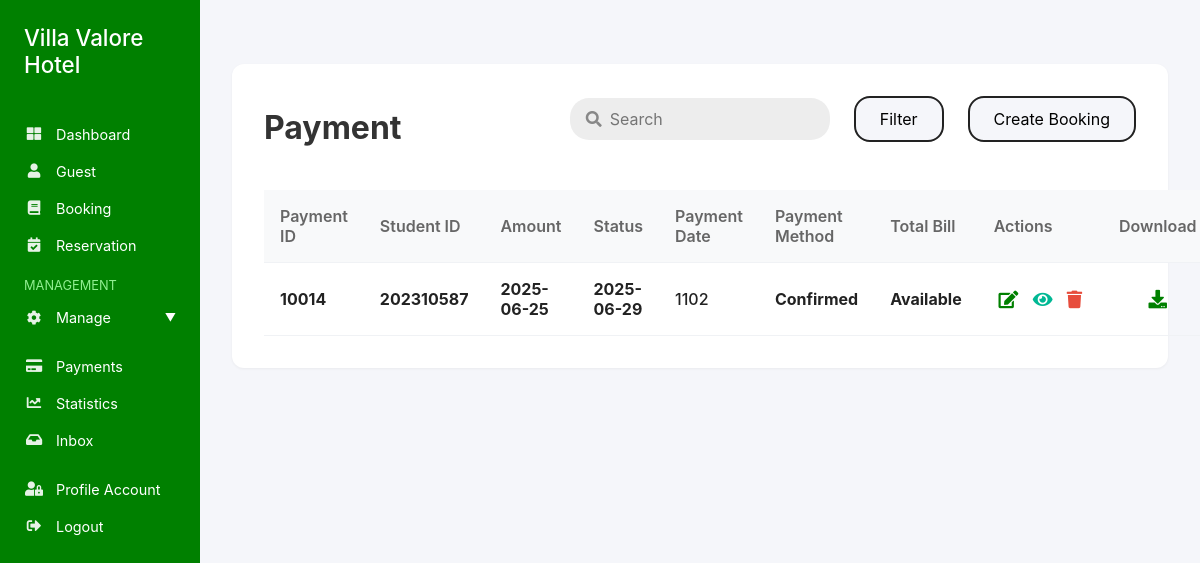
Screenshot of /admin/payment.php with the database file from the repository.
### tables this page shows
CREATE TABLE `booking` (
  `BookingID` int(11) NOT NULL,
  `StudentID` int(11) NOT NULL,
  `RoomNumber` int(11) NOT NULL,
  `RoomType` enum('Standard','Deluxe','Suite','') NOT NULL,
  `BookingStatus` enum('Pending','Confirmed','Cancelled','Completed') NOT NULL,
  `RoomStatus` enum('Available','Booked','Reserved','Maintenance','Cleaning') NOT NULL,
  `Notes` text NOT NULL,
  `CheckInDate` date NOT NULL,
  `CheckOutDate` date NOT NULL,
  `BookingDate` date NOT NULL,
  `Price` decimal(10,0) NOT NULL
);

### admin/payment.php (the view, shortened to what this page needs)
<?php
include 'connections.php';
$where = [];
$params = [];
if (count($where) > 0) {
  $sql = "SELECT * FROM booking WHERE " . implode(' AND ', $where) . " ORDER BY BookingID DESC";
  $stmt = $conn->prepare($sql);
  if ($params) {
    $types = str_repeat('s', count($params));
    $stmt->bind_param($types, ...$params);
  }
  $stmt->execute();
  $resResult = $stmt->get_result();
} else {
  $resQuery = "SELECT * FROM booking ORDER BY BookingID DESC";
  $resResult = $conn->query($resQuery);
}
?>
<!DOCTYPE html>
<html lang="en">
<head>
  <link rel="stylesheet" href="https://cdnjs.cloudflare.com/ajax/libs/font-awesome/5.15.4/css/all.min.css">
</head>
<body>
  <div class="sidebar">
        <h4 class="sidebar-title">Villa Valore Hotel</h4>
        <div class="nav-section">
            <a class="nav-link" href="index.php"><i class="fas fa-th-large"></i>Dashboard</a>
            <a class="nav-link" href="student.php"><i class="fas fa-user"></i>Guest</a>
            <a class="nav-link" href="booking.php"><i class="fas fa-book"></i>Booking</a>
            <a class="nav-link" href="reservation.php"><i class="fas fa-calendar-check"></i>Reservation</a>
        </div>
        <div class="nav-section">
            <div class="management-label">MANAGEMENT</div>
            <div class="nav-link toggle-btn" onclick="toggleMenu('management')">
                <div><i class="fas fa-cog"></i>Manage</div>
            </div>
        </div>
        <div class="nav-section">
            <a class="nav-link" href="payment.php"><i class="fas fa-credit-card"></i>Payments</a>
            <a class="nav-link" href="statistics.php"><i class="fas fa-chart-line"></i>Statistics</a>
            <a class="nav-link" href="inbox.php"><i class="fas fa-inbox"></i>Inbox</a>
        </div>
        <div class="nav-section">
            <a class="nav-link" href="profile.php"><i class="fas fa-user-lock"></i>Profile Account</a>
            <a class="nav-link" href="logout.php"><i class="fas fa-sign-out-alt"></i>Logout</a>
        </div>
    </div>
  <div class="main-content">
  <div class="reservation-section">
    <div style="display: flex; align-items: center; justify-content: space-between; margin-bottom: 1.5rem;">
    <h1 style="margin-bottom: 0; border-bottom: 4px solid rgb(255, 255, 255); display: inline-block; padding-bottom: 0.2rem;">Payment</h1>
    <div class="search-filter-bar">
      <div class="search-wrapper">
      <i class="fas fa-search search-icon"></i>
      <input type="text" id="searchInput" class="search-input" placeholder="Search">
      </div>
      <div style="position: relative;">
      <button class="filter-btn" id="filterBtn">Filter</button>
      </div>
      <button class="create-btn" id="createBtn">Create Booking</button>
    </div>
    </div>
    <table class="reservation-table">
    <thead>
      <tr>
      <th>Payment ID</th>
      <th>Student ID</th>
      <th>Amount</th>
      <th>Status</th>
      <th>Payment Date</th>
      <th>Payment Method</th>
      <th>Total Bill</th>
      <th>Actions</th>
      <th>Download</th>
      </tr>
    </thead>
    <tbody>
    <?php if ($resResult && $resResult->num_rows > 0): ?>
      <?php while($row = $resResult->fetch_assoc()): ?>
      <tr data-id="<?php echo $row['BookingID']; ?>">
      <td><b><?php echo $row['BookingID']; ?></b></td>
      <td><b><?php echo $row['StudentID']; ?></b></td>
      <td><b><?php echo htmlspecialchars($row['CheckInDate']); ?></b></td>
      <td><b><?php echo htmlspecialchars($row['CheckOutDate']); ?></b></td>
      <td><?php echo $row['RoomNumber']; ?></td>
      <td><b><?php echo $row['BookingStatus']; ?></b></td>
      <td><b><?php echo $row['RoomStatus']; ?></b></td>
      <td>
        <div class="action-group">
        <button type="button" class="action-btn edit-btn"
  data-id="<?php echo $row['BookingID']; ?>"
  data-bookingdate="<?php echo htmlspecialchars($row['BookingDate']); ?>"
  data-studentid="<?php echo $row['StudentID']; ?>"
  data-checkin="<?php echo $row['CheckInDate']; ?>"
  data-checkout="<?php echo $row['CheckOutDate']; ?>"
  data-room="<?php echo $row['RoomNumber']; ?>"
  data-type="<?php echo $row['RoomType']; ?>"
  data-bookingstatus="<?php echo $row['BookingStatus']; ?>"
  data-roomstatus="<?php echo $row['RoomStatus']; ?>"
  data-notes="<?php echo htmlspecialchars($row['Notes']); ?>"
  data-price="<?php echo htmlspecialchars($row['Price']); ?>"
><i class="fas fa-edit"></i></button>
<button type="button" class="action-btn view-btn"
  data-id="<?php echo $row['BookingID']; ?>"
  data-studentid="<?php echo $row['StudentID']; ?>"
  data-bookingdate="<?php echo htmlspecialchars($row['BookingDate']); ?>"
  data-checkin="<?php echo $row['CheckInDate']; ?>"
  data-checkout="<?php echo $row['CheckOutDate']; ?>"
  data-room="<?php echo $row['RoomNumber']; ?>"
  data-type="<?php echo $row['RoomType']; ?>"
  data-bookingstatus="<?php echo $row['BookingStatus']; ?>"
  data-roomstatus="<?php echo $row['RoomStatus']; ?>"
  data-notes="<?php echo htmlspecialchars($row['Notes']); ?>"
  data-price="<?php echo htmlspecialchars($row['Price']); ?>"
><i class="fas fa-eye"></i></button>
<button type="button" class="action-btn delete-btn"
  data-id="<?php echo $row['BookingID']; ?>"
><i class="fas fa-trash"></i></button>
        </div>
      </td>
      <td>
              <button class="download-table-btn" title="Download Table" onclick="showDownloadModal(event)">
                <i class="fas fa-download"></i>
              </button>
            </td>
      </tr>
      <?php endwhile; ?>
    <?php else: ?>
      <tr><td colspan="11">No bookings found.</td></tr>
    <?php endif; ?>
    </tbody>
    </table>
  </div>
  </div>
</body>
</html>

### admin/payment.php (style rules this page uses)
:root { --theme-green: #008000; --theme-green-dark: #005c00; --theme-green-light: #90ee90; --action-edit: #008000; --action-view: #00b894; --action-delete: #e74c3c; }
* { margin: 0; padding: 0; box-sizing: border-box; font-family: 'Inter', sans-serif; }
body { background-color: #f5f6fa; display: flex; }
.sidebar { width: 200px; background: var(--theme-green); min-height: 100vh; padding: 0.5rem; color: white; position: fixed; left: 0; top: 0; bottom: 0; transition: left 0.3s, box-shadow 0.3s; z-index: 1000; }
.sidebar-title { color: white; font-size: 1.4rem; font-weight: 500; margin-bottom: 1.5rem; padding: 1rem; }
.nav-section { margin-bottom: 1rem; }
.nav-link { display: flex; align-items: center; padding: 0.5rem 1rem; color: white; text-decoration: none; font-size: 0.9rem; margin-bottom: 0.25rem; transition: background-color 0.2s; }
.nav-link i { margin-right: 0.75rem; width: 20px; text-align: center; opacity: 0.9; }
.management-label { color: var(--theme-green-light); font-size: 0.8em; margin: 1rem 0 0.5rem 1rem; }
.toggle-btn { display: flex; align-items: center; justify-content: space-between; cursor: pointer; }
.toggle-btn::after { content: '▼'; font-size: 0.7rem; margin-left: 0.5rem; }
.main-content { flex: 1; padding: 2rem; margin-left: 200px; overflow-x: hidden; transition: margin-left 0.3s; }
.reservation-section { max-width: 1200px; margin: 2rem auto; background: #fff; border-radius: 12px; box-shadow: 0 1px 3px rgba(0,0,0,0.05); padding: 2rem; }
h1 { font-size: 2rem; margin-bottom: 1.5rem; color: #333; }
.reservation-table { width: 100%; border-collapse: collapse; }
.reservation-table th, .reservation-table td { padding: 1rem; border-bottom: 1px solid #f0f2f5; text-align: left; }
.reservation-table th { background: #f8f9fa; color: #666; font-weight: 600; }
.reservation-table td { color: #222; font-weight: 500; }
.action-group { display: flex; gap: 0.3rem; justify-content: center; align-items: center; }
.action-btn { display: inline-flex; align-items: center; justify-content: center; border: none; outline: none; border-radius: 50%; padding: 0.3rem; font-size: 1.1rem; background: none; cursor: pointer; transition: background 0.18s, color 0.18s; box-shadow: none; }
.action-btn.edit-btn i { color: var(--action-edit); }
.action-btn.view-btn i { color: var(--action-view); }
.action-btn.delete-btn i { color: var(--action-delete); }
.action-btn i { font-size: 1em; margin: 0; }
.search-filter-bar { display: flex; align-items: center; gap: 1rem; margin-bottom: 1.5rem; }
.search-input { padding: 0.7rem 2.5rem 0.7rem 2.5rem; border-radius: 1.2rem; border: none; background: #ededed; font-size: 1rem; width: 260px; outline: none; }
.search-icon { position: absolute; left: 1rem; top: 50%; transform: translateY(-50%); color: #888; }
.search-wrapper { position: relative; display: flex; align-items: center; }
.filter-btn, .create-btn { padding: 0.7rem 1.5rem; border-radius: 1rem; border: 2px solid #222; background: #f5f6fa; font-size: 1rem; cursor: pointer; margin-left: 0.5rem; transition: background 0.2s, color 0.2s; }
.download-table-btn { background: none; border: none; color: #008000; border-radius: 50%; padding: 0.3rem; font-size: 1.1rem; cursor: pointer; display: flex; align-items: center; justify-content: center; transition: background 0.2s, color 0.2s; margin: 0 auto; }
.download-table-btn i { font-size: 1.05em; color: #008000; transition: color 0.2s; }
.reservation-table td:last-child { text-align: center; vertical-align: middle; }

### rows the page displays
booking: BookingID "10014", StudentID "202310587", CheckInDate "2025-06-25", CheckOutDate "2025-06-29", RoomNumber "1102", BookingStatus "Confirmed", RoomStatus "Available"
